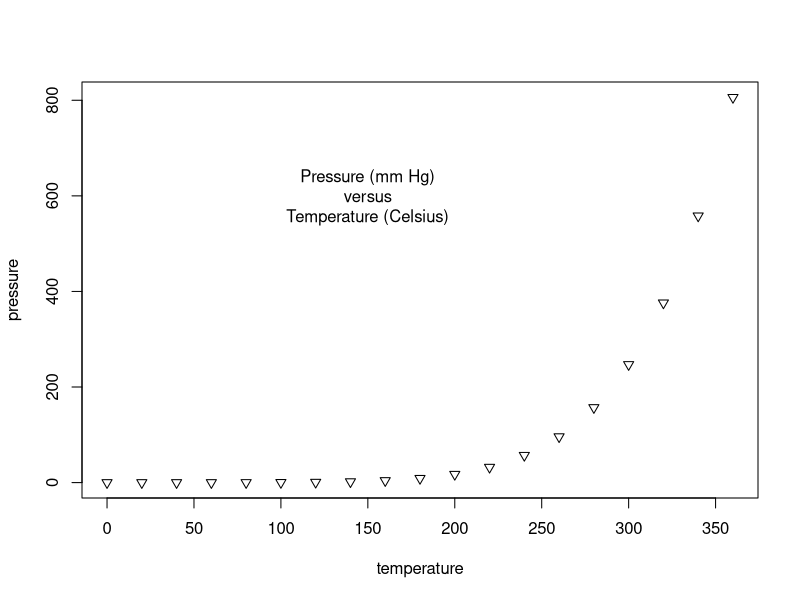
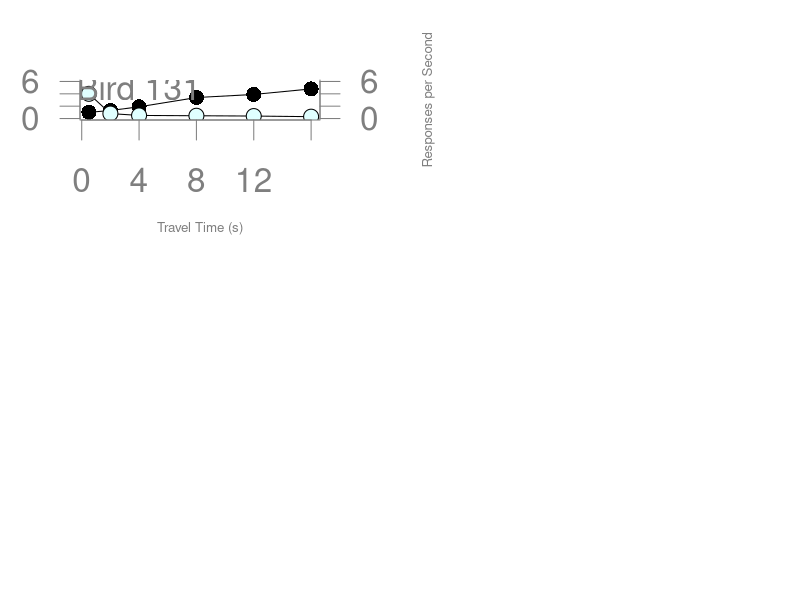

These figures' R source, in order: (Note: this script raises an error after producing the figures.)
### Paul Murrell's R examples (selected)

## Start plotting from basics 
# Note the order
plot(pressure, pch=25)  # Can you change pch?
text(150, 600, 
     "Pressure (mm Hg)\nversus\nTemperature (Celsius)")

#  Examples of standard high-level plots 
#  In each case, extra output is also added using low-level 
#  plotting functions.
# 

# Setting the parameter (3 rows by 2 cols)
par(mfrow=c(3, 2))

# Scatterplot
# Note the incremental additions

x <- c(0.5, 2, 4, 8, 12, 16)
y1 <- c(1, 1.3, 1.9, 3.4, 3.9, 4.8)
y2 <- c(4, .8, .5, .45, .4, .3)

# Setting label orientation, margins c(bottom, left, top, right) & text size
par(las=1, mar=c(2, 2, 2, 2), cex=2) 
plot.new()
plot.window(range(x), c(0, 6))
lines(x, y1)
lines(x, y2)
points(x, y1, pch=16, bg="green", cex=1) # Try different cex value?  
points(x, y2, pch=21, bg="lightcyan", cex=1)  # Different background color
par(col="gray50", fg="gray50", col.axis="gray50")
axis(1, at=seq(0, 16, 4)) # What is the first number standing for?
axis(2, at=seq(0, 6, 2))
axis(4, at=seq(0, 6, 2))
box(bty="u")
mtext("Travel Time (s)", side=1, line=2, cex=0.8)
mtext("Responses per Travel", side=2, line=2, las=0, cex=0.8)
mtext("Responses per Second", side=4, line=2, las=0, cex=0.8)
text(4, 5, "Bird 131")
par(mar=c(5.1, 4.1, 4.1, 2.1), col="black", fg="black", col.axis="black")

# Histogram
# Random data
Y <- rnorm(50)
# Make sure no Y exceed [-3.5, 3.5]
Y[Y < -3.5 | Y > 3.5] <- NA # Selection/set range
x <- seq(-3.5, 3.5, .1)
dn <- dnorm(x)
par(mar=c(6, 6, 6, 6))
hist(Y, breaks=seq(-3.5, 3.5), ylim=c(0, 0.5), 
     col="gray80", freq=FALSE)
lines(x, dnorm(x), lwd=2)
par(mar=c(5.1, 4.1, 4.1, 2.1))

# Barplot
par(mar=c(2, 3.1, 2, 2.1)) 
midpts <- barplot(VADeaths, 
                  col=gray(0.1 + seq(1, 9, 2)/11), 
                  names=rep("", 4))
mtext(sub(" ", "\n", colnames(VADeaths)),
      at=midpts, side=1, line=0.5, cex=0.5)
text(rep(midpts, each=5), apply(VADeaths, 2, cumsum) - VADeaths/2,
     VADeaths, 
     col=rep(c("white", "black"), times=3:2), 
     cex=0.8)
par(mar=c(5.1, 4.1, 4.1, 2.1))  

# Boxplot
par(mar=c(3, 4.1, 2, 0))
boxplot(len ~ dose, data = ToothGrowth,
        boxwex = 0.25, at = 1:3 - 0.2,
        subset= supp == "VC", col="white",
        xlab="",
        ylab="tooth length", ylim=c(0,35))
mtext("Vitamin C dose (mg)", side=1, line=2.5, cex=0.8)
boxplot(len ~ dose, data = ToothGrowth, add = TRUE,
        boxwex = 0.25, at = 1:3 + 0.2,
        
        subset= supp == "OJ")
legend(1.5, 9, c("Ascorbic acid", "Orange juice"), 
       fill = c("white", "gray"), 
       bty="n")
par(mar=c(5.1, 4.1, 4.1, 2.1))

# Persp
x <- seq(-10, 10, length= 30)
y <- x
f <- function(x,y) { r <- sqrt(x^2+y^2); 10 * sin(r)/r }
z <- outer(x, y, f)
z[is.na(z)] <- 1
# 0.5 to include z axis label
par(mar=c(0, 0.5, 0, 0), lwd=0.5)
persp(x, y, z, theta = 30, phi = 30, 
      expand = 0.5)
par(mar=c(5.1, 4.1, 4.1, 2.1), lwd=1)

# Piechart
par(mar=c(0, 2, 1, 2), xpd=FALSE, cex=0.5)
pie.sales <- c(0.12, 0.3, 0.26, 0.16, 0.04, 0.12)
names(pie.sales) <- c("Blueberry", "Cherry",
                      "Apple", "Boston Cream", "Other", "Vanilla")
pie(pie.sales, col = gray(seq(0.3,1.0,length=6))) 

# Exercise: Can you generate these charts individually?  Try these functions 
# using another dataset. Be sure to work on the layout and margins